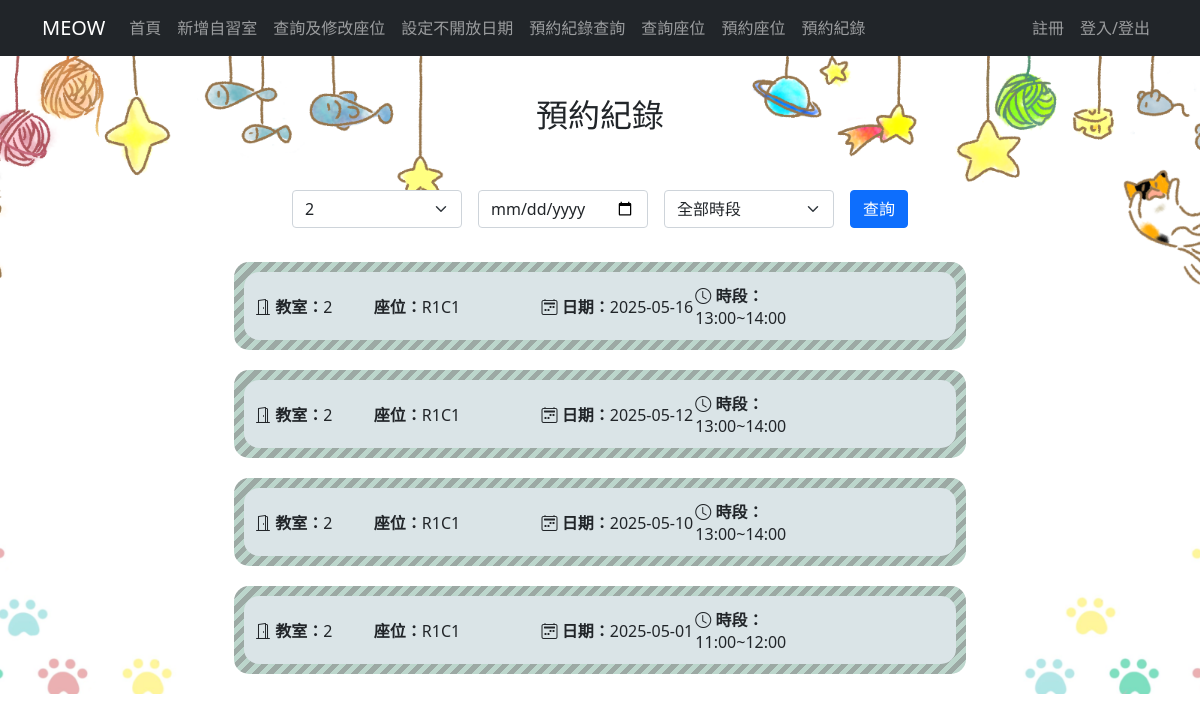
Screenshot of /std_viewreserve.php?room=2 (signed in) with the database file from the repository.
### tables this page shows
CREATE TABLE `reserve` (
  `reID` int(11) NOT NULL,
  `userID` int(11) NOT NULL,
  `seatID` int(11) NOT NULL,
  `date` date NOT NULL,
  `time` text NOT NULL,
  `sendMail` tinyint(1) NOT NULL DEFAULT 0
);

CREATE TABLE `seat` (
  `seatID` int(11) NOT NULL,
  `room` text NOT NULL,
  `row` int(11) NOT NULL,
  `col` int(11) NOT NULL,
  `seatr` int(11) NOT NULL,
  `seatc` int(11) NOT NULL,
  `socket` tinyint(1) NOT NULL COMMENT '插座',
  `state` int(11) NOT NULL DEFAULT 0
);

### std_viewreserve.php (the view, shortened to what this page needs)
<?php
require_once("dbconfig.php");
if(!$_SESSION["memberManager"]){
    include("navbar_std.php");
}else{
    include("navbar.php");
}
$userID = $_SESSION["memberId"];
$room = $_GET['room'] ?? '';
$date = $_GET['date'] ?? '';
$roomOptions = [];
$roomRes = $conn->query("SELECT DISTINCT room FROM seat ORDER BY room");
while ($r = $roomRes->fetch_assoc()) $roomOptions[] = $r['room'];
$sql = "SELECT r.*, s.room, s.seatr, s.seatc, s.socket
        FROM reserve r
        JOIN seat s ON r.seatID = s.seatID
        WHERE r.userID = ?";
$types = "i";
$params = [$userID];
if ($room !== '') {
    $sql .= " AND s.room = ?";
    $types .= "s";
    $params[] = $room;
}
$sql .= " ORDER BY r.date DESC, r.time DESC";
$stmt = $conn->prepare($sql);
$stmt->bind_param($types, ...$params);
$stmt->execute();
$result = $stmt->get_result();
?>
<!DOCTYPE html>
<html lang="zh-Hant">
<head>
    <link href="https://cdn.jsdelivr.net/npm/bootstrap@5.0.2/dist/css/bootstrap.min.css" rel="stylesheet">
    <link href="https://cdn.jsdelivr.net/npm/bootstrap-icons@1.10.5/font/bootstrap-icons.css" rel="stylesheet">
</head>
<body class="text-center">
<br><br><br><br>
<h2>預約紀錄</h2>
<br><br>
<form method="GET" class="d-flex justify-content-center mb-4">
    <div class="mx-2" style='width: 170px;'>
        <select name="room" class="form-select">
            <?php foreach ($roomOptions as $opt): ?>
                <option value="<?= $opt ?>" <?= $room === $opt ? 'selected' : '' ?>><?= $opt ?></option>
            <?php endforeach; ?>
        </select>
    </div>
    <div class="mx-2" style='width: 170px;'>
        <input type="date" name="date" class="form-control" value="<?= htmlspecialchars($date) ?>">
    </div>
    <div class="mx-2" style='width: 170px;'>
        <select name="time" class="form-select">
            <option value="">全部時段</option>
        </select>
    </div>
    <button class="btn btn-primary mx-2" type="submit">查詢</button>
</form>
<div class="record-container">
    <?php if ($result->num_rows > 0): ?>
        <?php while ($row = $result->fetch_assoc()): ?>
            <?php
                $socketText = ($row['socket'] == 1) ? '（有插座）' : '';
                $startTime = $row['time'];
                $endTime = date("H:i", strtotime($startTime . " +1 hour"));
                $formattedTime = $startTime . '~' . $endTime;
                $now = new DateTime();
                $reserveDateTime = DateTime::createFromFormat('Y-m-d H:i', $row['date'] . ' ' . $row['time']);
                $isFuture = $reserveDateTime > $now;
            ?>
            <div class="<?= $isFuture ? 'zi_box_1' : 'zi_box_2' ?>">
                <table style="width: 100%;">
                    <tr>
                        <td style="width: 17%;"><i class="bi bi-door-open"></i><strong> 教室：</strong><?= htmlspecialchars($row['room']) ?></td>
                        <td style="width: 24%;"><strong>座位：</strong>R<?= $row['seatr'] ?>C<?= $row['seatc'] ?> <?= $socketText ?></td>
                        <td style="width: 22%;"><i class="bi bi-calendar2-week"></i><strong> 日期：</strong><?= $row['date'] ?></td>
                        <td style="width: 22%;"><i class='bi bi-clock'></i><strong> 時段：</strong><?= $formattedTime ?></td>
                        <td style="width: 14%; vertical-align: middle; text-align: center;">
                        </td>
                    </tr>
                </table>
            </div>
        <?php endwhile; ?>
    <?php else: ?>
        <img src="image/nodata.png" style="width:450px;" />
    <?php endif; ?>
</div>
</body>
</html>

### std_viewreserve.php (style rules this page uses)
body { background-image: url("image/back3.png"); background-repeat: no-repeat; background-position: top center; background-attachment: fixed; background-size: 1500px; }
.record-container { display: flex; justify-content: center; flex-wrap: wrap; }
.zi_box_1, .zi_box_2 { border-radius: 15px; margin: 10px 30px; padding: 20px; position: relative; z-index: 0; width: 61%; }
.zi_box_1:before, .zi_box_2:before { border-radius: 15px; content: ''; position: absolute; top: 0; bottom: 0; left: 0; right: 0; z-index: -2; }
.zi_box_2:before { background: repeating-linear-gradient(-45deg,rgb(156, 169, 164),rgb(156, 169, 164) 5px, rgb(188, 214, 204) 0, rgb(188, 214, 204) 10px); }
.zi_box_2:after { background: rgb(218, 228, 231); }
.zi_box_1:after, .zi_box_2:after { border-radius: 15px; content: ''; position: absolute; top: 10px; bottom: 10px; left: 10px; right: 10px; z-index: -1; }

### rows the page displays
reserve: seatID.room "2", seatID.seatr "1", seatID.seatc "1", date "2025-05-16", time "13:00~14:00"
reserve: seatID.room "2", seatID.seatr "1", seatID.seatc "1", date "2025-05-12", time "13:00~14:00"
reserve: seatID.room "2", seatID.seatr "1", seatID.seatc "1", date "2025-05-10", time "13:00~14:00"
reserve: seatID.room "2", seatID.seatr "1", seatID.seatc "1", date "2025-05-01", time "11:00~12:00"

### other values shown
form field room "2"
